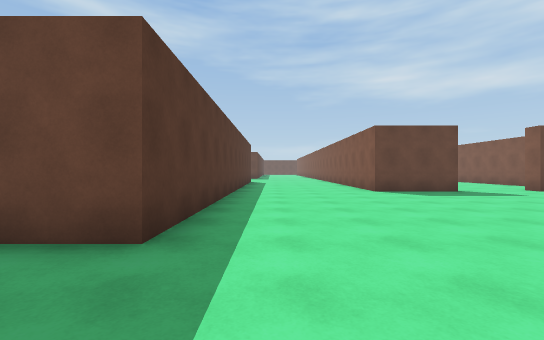
view 1 (above)

20 first-person views from a walk through a 3-D level made in the Unity game engine. The camera is 1.3 m above the floor, looks level and sees 90° across. The floor is counted in squares, 2 m on a side. Each view is taken from the middle of a square. On the plan, view 1 faces up. The plan holds only what a view shows up to about 9 squares ahead; the rest is blank. The place goes on beyond the plan. The player is left out. Some animated figures are left out.

view 2
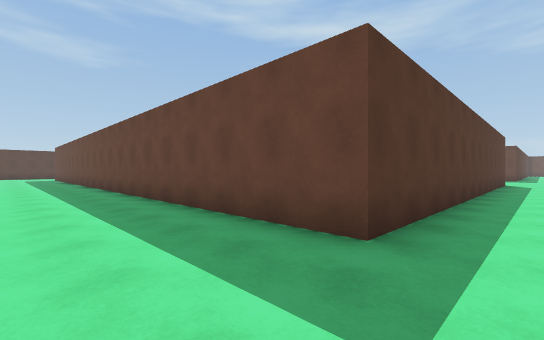

view 3
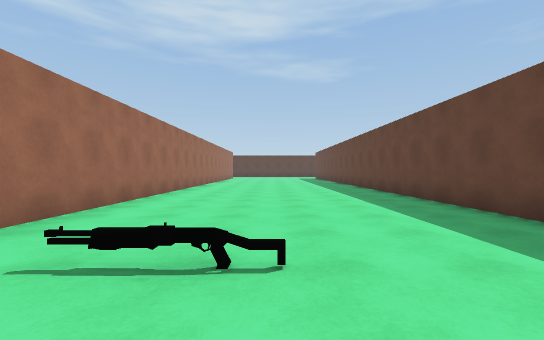

view 4
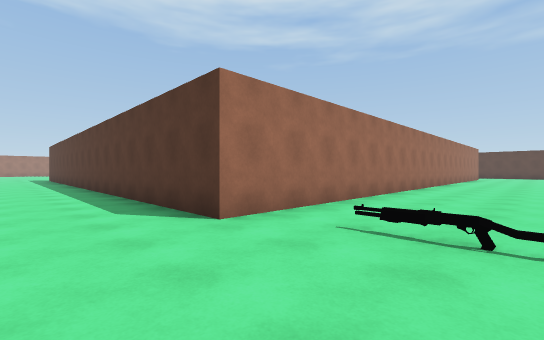

view 5
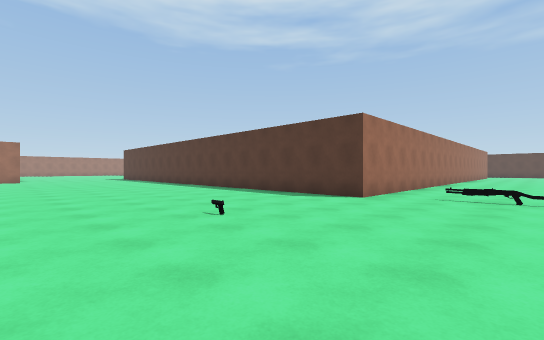

view 6
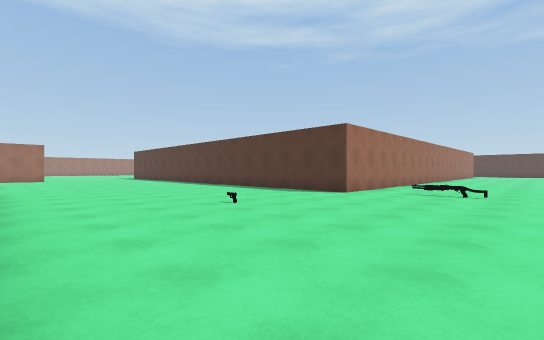

view 7
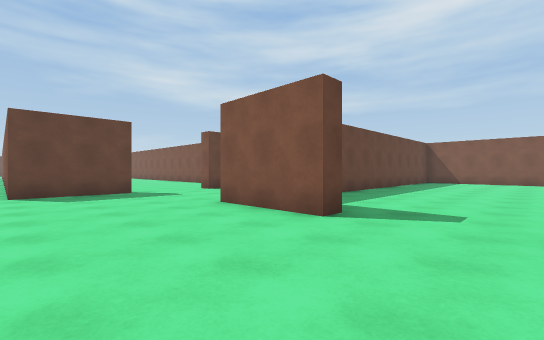

view 8
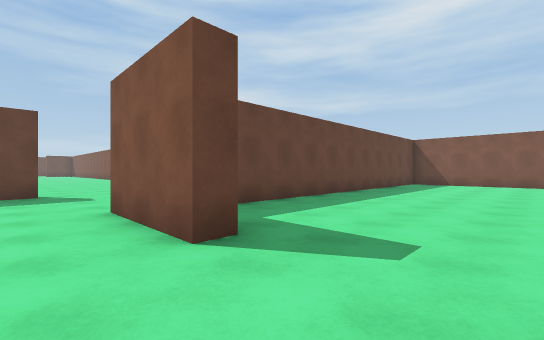

view 9
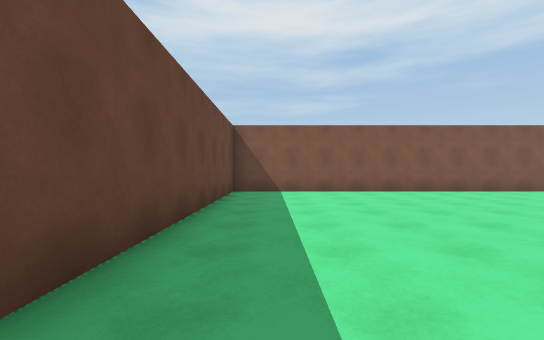

view 10
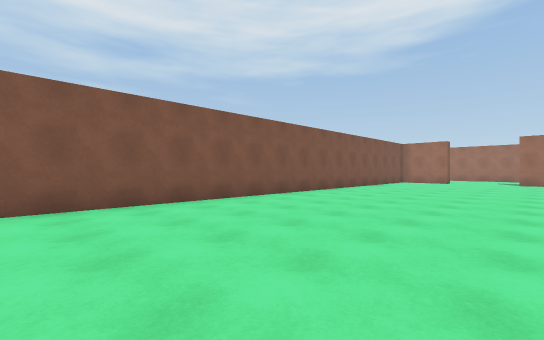

view 11
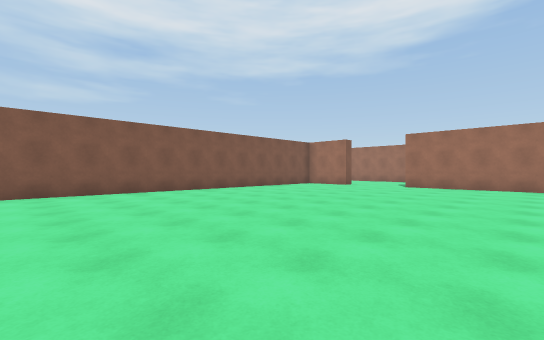

view 12
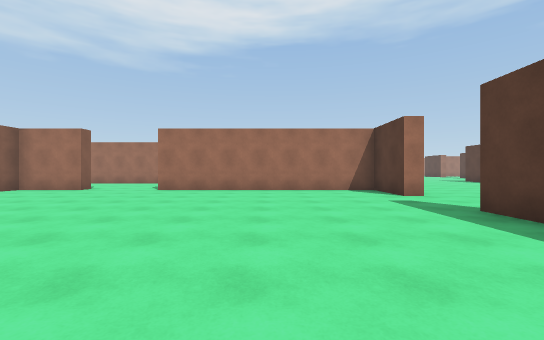

view 13
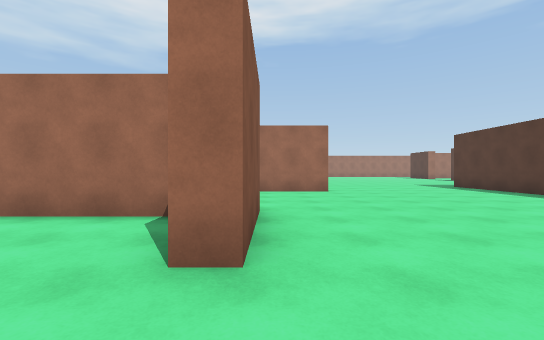

view 14
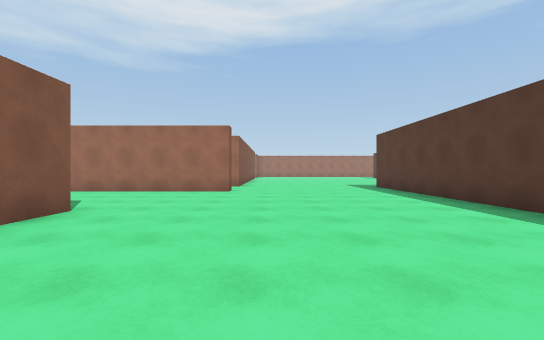

view 15
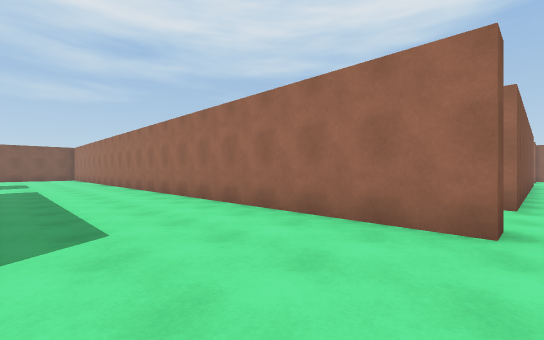

view 16
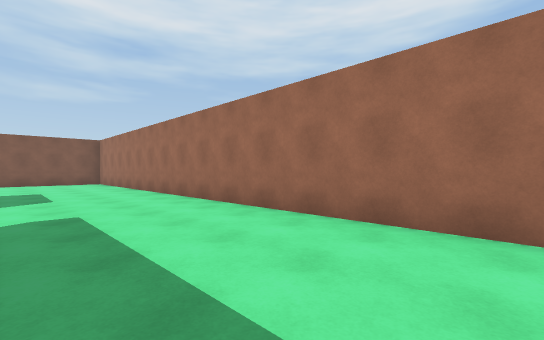

view 17
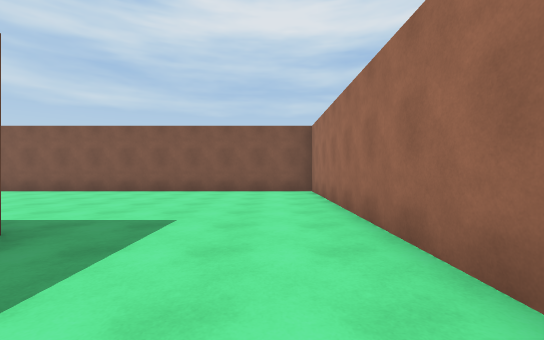

view 18
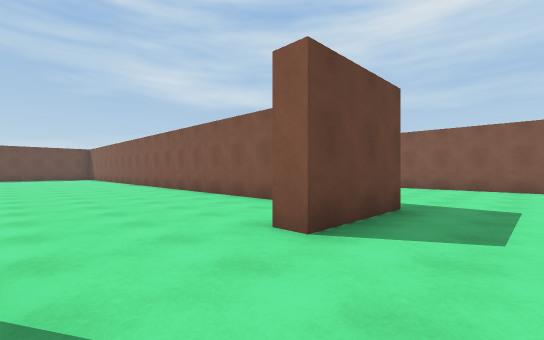

view 19
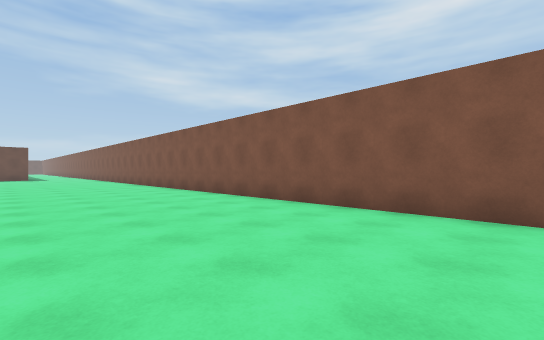

view 20
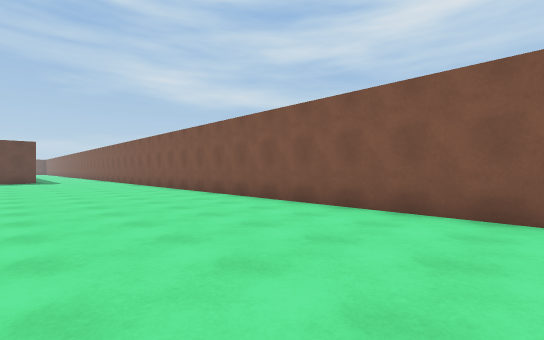

### Floor plan
Points are (right, up) in squares from view 1. A wall is a line through its corners. A room is listed if a view was taken in it or the views show most of it. See-through windows are left out.
Room 1 (views 1, 2, 3, 4, 5, 6, 7, 8, 13, 14, 15, 16, 17, 18, 19, 20)
walls: (6.2, 2.2) (6.2, 4.8); (6.2, -15.4) (6.2, -12.8); (5.6, 8.2) (3.1, 8.2) (3.1, 9); (8.1, 8.1) (8.1, 8.8); (-1, -15) (-1, -20); (-9, -4) (-1, -4) (-1, -11.6); (-1, 9.5) (-1, 2.4) (-10.4, 2.4); (4.3, -19.8) (4.3, -19.2) (24.3, -19.2) (24.3, -0.5); (18.8, -15.3) (16.2, -15.3) (16.2, -14.8)
ways out: opening at (7, -11.5) to room 2; opening at (7, 1) to room 2; opening at (15, -14) to room 2
objects: other object (-2, -2)
Room 2 (views 9, 10, 11, 12)
walls: (6.7, -9.2) (6.7, -10.4); (6.8, 2.2) (6.2, 2.2); (16.2, -14.8) (18.2, -14.8) (18.2, 4.2) (8.2, 4.2); (6.2, -12.8) (6.7, -12.8) (6.7, -14.8) (13.8, -14.8)
ways out: opening at (7, -11.5) to room 1; opening at (7, 1) to room 1; opening at (15, -14) to room 1

Positions as (right, up) in squares from view 1, and headings:
1: (0, 0), facing up
2: (0, 0), facing up-left
3: (0, -1), facing left
4: (1, -1), facing down-left
5: (5, -1), facing down-left
6: (6, 0), facing down-left
7: (3, 0), facing up-right
8: (5, 0), facing up-right
9: (10, 3), facing right
10: (13, 0), facing down-right
11: (10, -4), facing down-right
12: (10, -6), facing down
13: (6, -11), facing down
14: (3, -11), facing down
15: (4, -16), facing down-right
16: (10, -16), facing down-right
17: (16, -18), facing right
18: (14, -17), facing up-right
19: (20, -14), facing up-right
20: (20, -9), facing up-right
